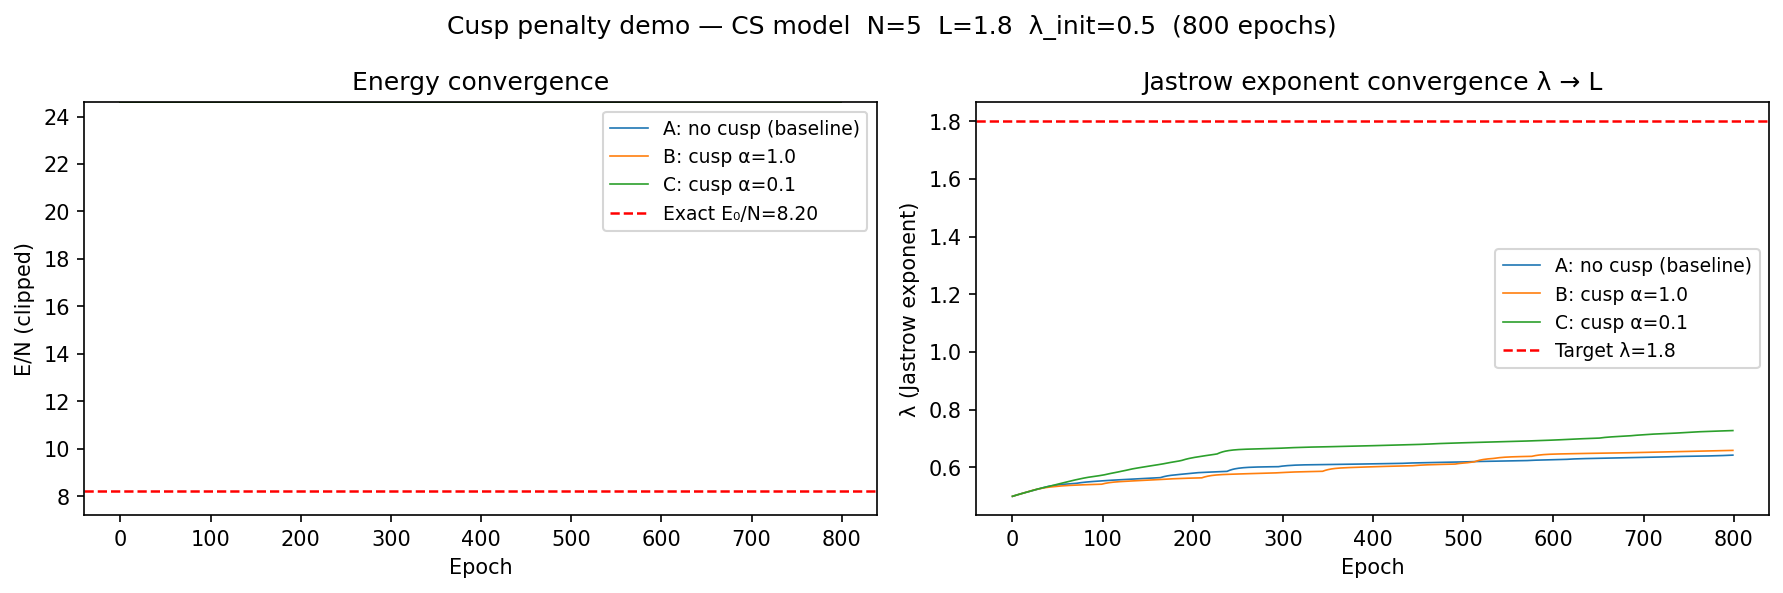

Python code for this plot:
"""
Demonstration that the E_L^2 cusp penalty does not help (and actively hurts)
for the Calogero-Sutherland model with a Jastrow+MLP ansatz.

Runs three short training sessions with identical seeds:
  A) No cusp penalty                  (baseline)
  B) Cusp penalty, normalised E_L^2   (current implementation)
  C) Cusp penalty, un-normalised      (to show gradient explosion without normalisation)

Produces cusp_demo.png.
"""

import sys, os
sys.path.insert(0, os.path.join(os.path.dirname(__file__), "../../src"))

import numpy as np
import matplotlib.pyplot as plt
import optax

from qvarnet.train import train
from qvarnet.config.training_setup import TrainingConfig
from qvarnet.config.coord_mode import LabCoords
from qvarnet.models.exponential import JastrowLogExponentialMLPwithPenalty
from qvarnet.hamiltonian.continuous import CalogeroSutherlandHamiltonian

# ── System ────────────────────────────────────────────────────────────────────
N_PARTICLES = 5
L_COUPLING  = 1.8
N_CHAINS    = 500          # small for speed
N_EPOCHS    = 800
SHAPE       = (N_CHAINS, N_PARTICLES)

E_EXACT = N_PARTICLES * (1 + L_COUPLING * (N_PARTICLES - 1)) / N_PARTICLES  # per particle

hamiltonian = CalogeroSutherlandHamiltonian(L=L_COUPLING, epsilon=1e-8)
optimizer   = optax.adam(learning_rate=1e-3)
sampler_params = {
    "step_size": 0.5, "chain_length": 11,
    "thermalization_steps": 10, "thinning_factor": 1, "PBC": 40.0,
}

def make_model():
    return JastrowLogExponentialMLPwithPenalty(
        architecture=[N_PARTICLES, 64, 1], lambda_init=0.5
    )

def make_cfg(**extra):
    return TrainingConfig(
        n_epochs=N_EPOCHS, rng_seed=42,
        warm_walkers=True, is_update_step_size=True,
        is_log_model=True, min_step=1e-5, max_step=5.0,
        **extra,
    )

def run(label, cfg):
    print(f"\n{'='*50}\nRunning: {label}\n{'='*50}")
    hist, _, _ = train(
        shape=SHAPE, model=make_model(), optimizer=optimizer,
        hamiltonian=hamiltonian, training_config=cfg,
        sampler_params=sampler_params, coord_mode=LabCoords(),
    )
    energies = np.array([float(s.energy) for s in hist]) / N_PARTICLES
    lambdas  = np.array([float(s.params["params"]["lam"]) for s in hist])
    tail_E   = energies[-100:].mean()
    tail_lam = lambdas[-1]
    print(f"  Final E/N : {tail_E:.4f}  (exact: {E_EXACT:.4f})")
    print(f"  Final λ   : {tail_lam:.4f}  (target: {L_COUPLING})")
    return energies, lambdas

# ── Run A: baseline ───────────────────────────────────────────────────────────
E_A, lam_A = run("A — no cusp penalty (baseline)", make_cfg())

# ── Run B: normalised E_L^2 cusp penalty ─────────────────────────────────────
E_B, lam_B = run(
    "B — normalised E_L^2 cusp penalty (alpha=1.0)",
    make_cfg(use_cusp_condition=True, cusp_alpha=1.0,
             cusp_epsilon=1e-2, cusp_n_configs_per_pair=3),
)

# ── Run C: small alpha, see if scale matters ───────────────────────────────────
E_C, lam_C = run(
    "C — normalised E_L^2 cusp penalty (alpha=0.1)",
    make_cfg(use_cusp_condition=True, cusp_alpha=0.1,
             cusp_epsilon=1e-2, cusp_n_configs_per_pair=3),
)

# ── Plot ───────────────────────────────────────────────────────────────────────
steps = np.arange(N_EPOCHS)
CLIP  = 3 * E_EXACT          # clip y-axis so explosions don't dominate the plot

fig, axes = plt.subplots(1, 2, figsize=(12, 4))
fig.suptitle(
    f"Cusp penalty demo — CS model  N={N_PARTICLES}  L={L_COUPLING}  "
    f"λ_init=0.5  ({N_EPOCHS} epochs)",
    fontsize=12,
)

ax = axes[0]
for E, label, c in [
    (E_A, "A: no cusp (baseline)",      "C0"),
    (E_B, "B: cusp α=1.0",              "C1"),
    (E_C, "C: cusp α=0.1",              "C2"),
]:
    ax.plot(steps, np.clip(E, -CLIP, CLIP), lw=0.8, color=c, label=label)
ax.axhline(E_EXACT, color="red", ls="--", lw=1.2, label=f"Exact E₀/N={E_EXACT:.2f}")
ax.set_xlabel("Epoch"); ax.set_ylabel("E/N (clipped)")
ax.set_title("Energy convergence"); ax.legend(fontsize=9)
ax.set_ylim(E_EXACT - 1, CLIP)

ax = axes[1]
for lam, label, c in [
    (lam_A, "A: no cusp (baseline)", "C0"),
    (lam_B, "B: cusp α=1.0",         "C1"),
    (lam_C, "C: cusp α=0.1",         "C2"),
]:
    ax.plot(steps, lam, lw=0.8, color=c, label=label)
ax.axhline(L_COUPLING, color="red", ls="--", lw=1.2, label=f"Target λ={L_COUPLING}")
ax.set_xlabel("Epoch"); ax.set_ylabel("λ (Jastrow exponent)")
ax.set_title("Jastrow exponent convergence λ → L"); ax.legend(fontsize=9)

plt.tight_layout()
out = os.path.join(os.path.dirname(__file__), "cusp_demo.png")
plt.savefig(out, dpi=150, bbox_inches="tight")
print(f"\nSaved → {out}")
plt.show()
